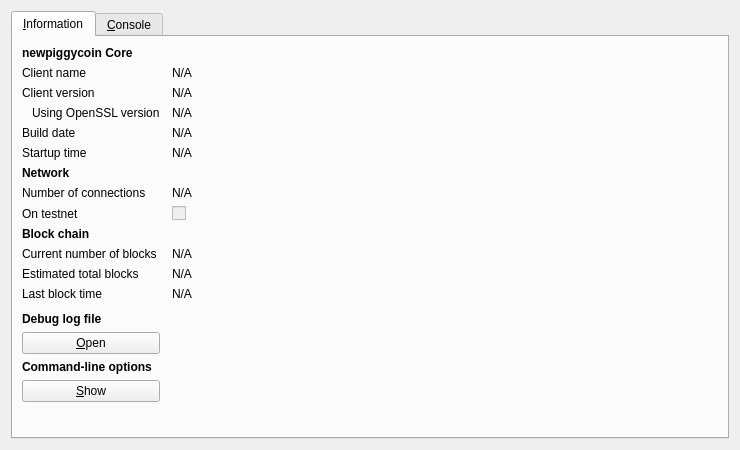
<?xml version="1.0" encoding="UTF-8"?>
<ui version="4.0">
 <class>RPCConsole</class>
 <widget class="QDialog" name="RPCConsole">
  <property name="geometry">
   <rect>
    <x>0</x>
    <y>0</y>
    <width>740</width>
    <height>450</height>
   </rect>
  </property>
  <property name="windowTitle">
   <string>newpiggycoin - Debug window</string>
  </property>
  <layout class="QVBoxLayout" name="verticalLayout_2">
   <item>
    <widget class="QTabWidget" name="tabWidget">
     <property name="currentIndex">
      <number>0</number>
     </property>
     <widget class="QWidget" name="tab_info">
      <attribute name="title">
       <string>&amp;Information</string>
      </attribute>
      <layout class="QGridLayout" name="gridLayout" columnstretch="0,1">
       <property name="horizontalSpacing">
        <number>12</number>
       </property>
       <item row="0" column="0">
        <widget class="QLabel" name="label_9">
         <property name="font">
          <font>
           <weight>75</weight>
           <bold>true</bold>
          </font>
         </property>
         <property name="text">
          <string>newpiggycoin Core</string>
         </property>
        </widget>
       </item>
       <item row="1" column="0">
        <widget class="QLabel" name="label_5">
         <property name="text">
          <string>Client name</string>
         </property>
        </widget>
       </item>
       <item row="1" column="1">
        <widget class="QLabel" name="clientName">
         <property name="cursor">
          <cursorShape>IBeamCursor</cursorShape>
         </property>
         <property name="text">
          <string>N/A</string>
         </property>
         <property name="textFormat">
          <enum>Qt::PlainText</enum>
         </property>
         <property name="textInteractionFlags">
          <set>Qt::LinksAccessibleByMouse|Qt::TextSelectableByKeyboard|Qt::TextSelectableByMouse</set>
         </property>
        </widget>
       </item>
       <item row="2" column="0">
        <widget class="QLabel" name="label_6">
         <property name="text">
          <string>Client version</string>
         </property>
        </widget>
       </item>
       <item row="2" column="1">
        <widget class="QLabel" name="clientVersion">
         <property name="cursor">
          <cursorShape>IBeamCursor</cursorShape>
         </property>
         <property name="text">
          <string>N/A</string>
         </property>
         <property name="textFormat">
          <enum>Qt::PlainText</enum>
         </property>
         <property name="textInteractionFlags">
          <set>Qt::LinksAccessibleByMouse|Qt::TextSelectableByKeyboard|Qt::TextSelectableByMouse</set>
         </property>
        </widget>
       </item>
       <item row="3" column="0">
        <widget class="QLabel" name="label_14">
         <property name="text">
          <string>Using OpenSSL version</string>
         </property>
         <property name="indent">
          <number>10</number>
         </property>
        </widget>
       </item>
       <item row="3" column="1">
        <widget class="QLabel" name="openSSLVersion">
         <property name="cursor">
          <cursorShape>IBeamCursor</cursorShape>
         </property>
         <property name="text">
          <string>N/A</string>
         </property>
         <property name="textFormat">
          <enum>Qt::PlainText</enum>
         </property>
         <property name="textInteractionFlags">
          <set>Qt::LinksAccessibleByMouse|Qt::TextSelectableByKeyboard|Qt::TextSelectableByMouse</set>
         </property>
        </widget>
       </item>
       <item row="4" column="0">
        <widget class="QLabel" name="label_12">
         <property name="text">
          <string>Build date</string>
         </property>
        </widget>
       </item>
       <item row="4" column="1">
        <widget class="QLabel" name="buildDate">
         <property name="cursor">
          <cursorShape>IBeamCursor</cursorShape>
         </property>
         <property name="text">
          <string>N/A</string>
         </property>
         <property name="textFormat">
          <enum>Qt::PlainText</enum>
         </property>
         <property name="textInteractionFlags">
          <set>Qt::LinksAccessibleByMouse|Qt::TextSelectableByKeyboard|Qt::TextSelectableByMouse</set>
         </property>
        </widget>
       </item>
       <item row="5" column="0">
        <widget class="QLabel" name="label_13">
         <property name="text">
          <string>Startup time</string>
         </property>
        </widget>
       </item>
       <item row="5" column="1">
        <widget class="QLabel" name="startupTime">
         <property name="cursor">
          <cursorShape>IBeamCursor</cursorShape>
         </property>
         <property name="text">
          <string>N/A</string>
         </property>
         <property name="textFormat">
          <enum>Qt::PlainText</enum>
         </property>
         <property name="textInteractionFlags">
          <set>Qt::LinksAccessibleByMouse|Qt::TextSelectableByKeyboard|Qt::TextSelectableByMouse</set>
         </property>
        </widget>
       </item>
       <item row="6" column="0">
        <widget class="QLabel" name="label_11">
         <property name="font">
          <font>
           <weight>75</weight>
           <bold>true</bold>
          </font>
         </property>
         <property name="text">
          <string>Network</string>
         </property>
        </widget>
       </item>
       <item row="7" column="0">
        <widget class="QLabel" name="label_7">
         <property name="text">
          <string>Number of connections</string>
         </property>
        </widget>
       </item>
       <item row="7" column="1">
        <widget class="QLabel" name="numberOfConnections">
         <property name="cursor">
          <cursorShape>IBeamCursor</cursorShape>
         </property>
         <property name="text">
          <string>N/A</string>
         </property>
         <property name="textFormat">
          <enum>Qt::PlainText</enum>
         </property>
         <property name="textInteractionFlags">
          <set>Qt::LinksAccessibleByMouse|Qt::TextSelectableByKeyboard|Qt::TextSelectableByMouse</set>
         </property>
        </widget>
       </item>
       <item row="8" column="0">
        <widget class="QLabel" name="label_8">
         <property name="text">
          <string>On testnet</string>
         </property>
        </widget>
       </item>
       <item row="8" column="1">
        <widget class="QCheckBox" name="isTestNet">
         <property name="enabled">
          <bool>false</bool>
         </property>
         <property name="text">
          <string/>
         </property>
        </widget>
       </item>
       <item row="9" column="0">
        <widget class="QLabel" name="label_10">
         <property name="font">
          <font>
           <weight>75</weight>
           <bold>true</bold>
          </font>
         </property>
         <property name="text">
          <string>Block chain</string>
         </property>
        </widget>
       </item>
       <item row="10" column="0">
        <widget class="QLabel" name="label_3">
         <property name="text">
          <string>Current number of blocks</string>
         </property>
        </widget>
       </item>
       <item row="10" column="1">
        <widget class="QLabel" name="numberOfBlocks">
         <property name="cursor">
          <cursorShape>IBeamCursor</cursorShape>
         </property>
         <property name="text">
          <string>N/A</string>
         </property>
         <property name="textFormat">
          <enum>Qt::PlainText</enum>
         </property>
         <property name="textInteractionFlags">
          <set>Qt::LinksAccessibleByMouse|Qt::TextSelectableByKeyboard|Qt::TextSelectableByMouse</set>
         </property>
        </widget>
       </item>
       <item row="11" column="0">
        <widget class="QLabel" name="label_4">
         <property name="text">
          <string>Estimated total blocks</string>
         </property>
        </widget>
       </item>
       <item row="11" column="1">
        <widget class="QLabel" name="totalBlocks">
         <property name="cursor">
          <cursorShape>IBeamCursor</cursorShape>
         </property>
         <property name="text">
          <string>N/A</string>
         </property>
         <property name="textFormat">
          <enum>Qt::PlainText</enum>
         </property>
         <property name="textInteractionFlags">
          <set>Qt::LinksAccessibleByMouse|Qt::TextSelectableByKeyboard|Qt::TextSelectableByMouse</set>
         </property>
        </widget>
       </item>
       <item row="12" column="0">
        <widget class="QLabel" name="label_2">
         <property name="text">
          <string>Last block time</string>
         </property>
        </widget>
       </item>
       <item row="12" column="1">
        <widget class="QLabel" name="lastBlockTime">
         <property name="cursor">
          <cursorShape>IBeamCursor</cursorShape>
         </property>
         <property name="text">
          <string>N/A</string>
         </property>
         <property name="textFormat">
          <enum>Qt::PlainText</enum>
         </property>
         <property name="textInteractionFlags">
          <set>Qt::LinksAccessibleByMouse|Qt::TextSelectableByKeyboard|Qt::TextSelectableByMouse</set>
         </property>
        </widget>
       </item>
       <item row="13" column="0">
        <spacer name="verticalSpacer_2">
         <property name="orientation">
          <enum>Qt::Vertical</enum>
         </property>
         <property name="sizeHint" stdset="0">
          <size>
           <width>20</width>
           <height>20</height>
          </size>
         </property>
        </spacer>
       </item>
       <item row="14" column="0">
        <widget class="QLabel" name="labelDebugLogfile">
         <property name="font">
          <font>
           <weight>75</weight>
           <bold>true</bold>
          </font>
         </property>
         <property name="text">
          <string>Debug log file</string>
         </property>
        </widget>
       </item>
       <item row="15" column="0">
        <widget class="QPushButton" name="openDebugLogfileButton">
         <property name="toolTip">
          <string>Open the newpiggycoin debug log file from the current data directory. This can take a few seconds for large log files.</string>
         </property>
         <property name="text">
          <string>&amp;Open</string>
         </property>
         <property name="autoDefault">
          <bool>false</bool>
         </property>
        </widget>
       </item>
       <item row="16" column="0">
        <widget class="QLabel" name="labelCLOptions">
         <property name="font">
          <font>
           <weight>75</weight>
           <bold>true</bold>
          </font>
         </property>
         <property name="text">
          <string>Command-line options</string>
         </property>
        </widget>
       </item>
       <item row="17" column="0">
        <widget class="QPushButton" name="showCLOptionsButton">
         <property name="toolTip">
          <string>Show the newpiggycoin-Qt help message to get a list with possible newpiggycoin command-line options.</string>
         </property>
         <property name="text">
          <string>&amp;Show</string>
         </property>
         <property name="autoDefault">
          <bool>false</bool>
         </property>
        </widget>
       </item>
       <item row="18" column="0">
        <spacer name="verticalSpacer">
         <property name="orientation">
          <enum>Qt::Vertical</enum>
         </property>
         <property name="sizeHint" stdset="0">
          <size>
           <width>20</width>
           <height>40</height>
          </size>
         </property>
        </spacer>
       </item>
      </layout>
     </widget>
     <widget class="QWidget" name="tab_console">
      <attribute name="title">
       <string>&amp;Console</string>
      </attribute>
      <layout class="QVBoxLayout" name="verticalLayout_3">
       <property name="spacing">
        <number>3</number>
       </property>
       <item>
        <widget class="QTextEdit" name="messagesWidget">
         <property name="minimumSize">
          <size>
           <width>0</width>
           <height>100</height>
          </size>
         </property>
         <property name="readOnly">
          <bool>true</bool>
         </property>
         <property name="tabKeyNavigation" stdset="0">
          <bool>false</bool>
         </property>
         <property name="columnCount" stdset="0">
          <number>2</number>
         </property>
        </widget>
       </item>
       <item>
        <layout class="QHBoxLayout" name="horizontalLayout">
         <property name="spacing">
          <number>3</number>
         </property>
         <item>
          <widget class="QLabel" name="label">
           <property name="text">
            <string notr="true">&gt;</string>
           </property>
          </widget>
         </item>
         <item>
          <widget class="QLineEdit" name="lineEdit"/>
         </item>
         <item>
          <widget class="QPushButton" name="clearButton">
           <property name="maximumSize">
            <size>
             <width>24</width>
             <height>24</height>
            </size>
           </property>
           <property name="toolTip">
            <string>Clear console</string>
           </property>
           <property name="text">
            <string/>
           </property>
           <property name="icon">
            <iconset resource="../bitcoin.qrc">
             <normaloff>:/icons/remove</normaloff>:/icons/remove</iconset>
           </property>
           <property name="shortcut">
            <string notr="true">Ctrl+L</string>
           </property>
           <property name="autoDefault">
            <bool>false</bool>
           </property>
          </widget>
         </item>
        </layout>
       </item>
      </layout>
     </widget>
    </widget>
   </item>
  </layout>
 </widget>
 <resources>
  <include location="../bitcoin.qrc"/>
 </resources>
 <connections/>
</ui>
